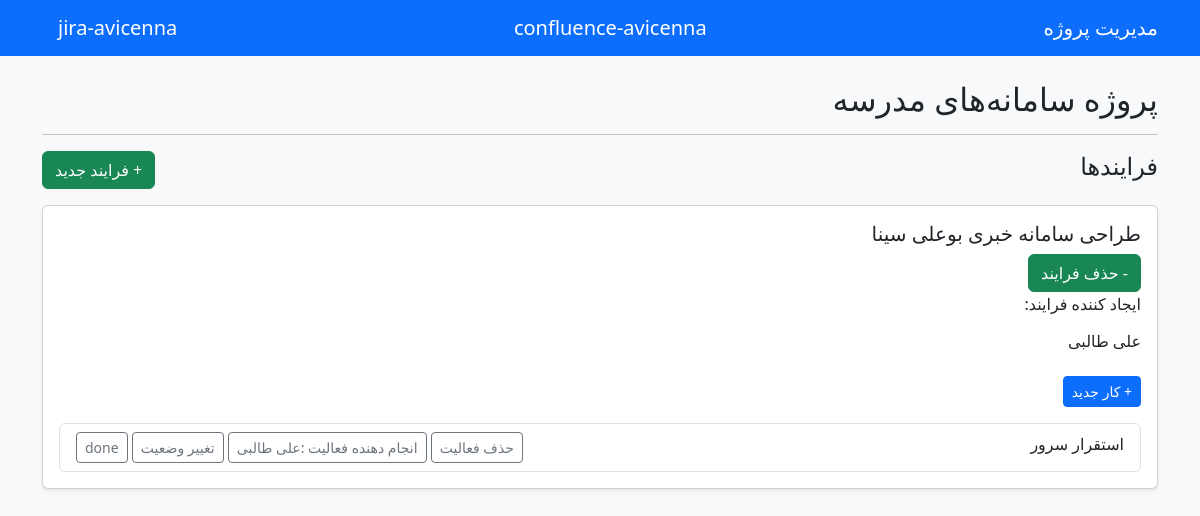
Screenshot of /project_detail/1/ with the database file from the repository.
### project/models.py (models this page shows, shortened)
class Detail_Project(models.Model):
    name_project = models.CharField(verbose_name="نام پروژه",max_length=100)
    class Meta:
        db_table = "Detail_Project"
        verbose_name_plural = "پروژه ها"

### process/models.py (models this page shows, shortened)
class Detail_Process(models.Model):
    name_project = models.ForeignKey(Detail_Project,verbose_name="پروژه مرجع",on_delete=models.PROTECT,null=True,related_name="processes")
    name_process = models.CharField(verbose_name="نام فرایند", max_length=100)
    creator = models.ForeignKey(Member,verbose_name="ایجاد کننده فعالیت",on_delete=models.PROTECT)
    time_created = models.DateTimeField(verbose_name="زمان ایجاد فعالیت",auto_now_add=True)
    time_update  = models.DateTimeField(verbose_name="به روزرسانی فرایند" , auto_now=True)
    class Meta:
        db_table = "Detail_Process"
        verbose_name_plural = "توضیحات فرایندها"

class Execute_Process(models.Model):
    SUMMARY_LEVEL = (
        ('idea', 'در حل ایده'),
        ('starting', 'در حال شروع'),
        ('checking','در حال بررسی'),
        ('done','اتمام')
    )
    worker_of_work = models.ForeignKey(Member,verbose_name="انجام دهنده فعالیت در این فرایند ",on_delete=models.PROTECT)
    name_of_work = models.CharField(verbose_name="نام عمل اقدام شده" , max_length=100)
    process_of_work = models.ForeignKey('Detail_Process',verbose_name="فرایند مرجع",on_delete=models.PROTECT,related_name="executes")
    description_work = models.TextField(verbose_name="متن توضیحات")
    document1_work = models.FileField(verbose_name="سند3 ایجاد شده در این بخش اجرایی" , null=True,blank=True)
    document2_work = models.FileField(verbose_name="سند2 ایجاد شده در این بخش اجرایی" , null=True,blank=True)
    document3_work = models.FileField(verbose_name="سند3 ایجاد شده در این بخش اجرایی" , null=True,blank=True)
    time_created = models.DateTimeField(verbose_name="زمان ایجاد اقدام",auto_now_add=True)
    time_update  = models.DateTimeField(verbose_name="به روزرسانی  زمان اقدام" , auto_now=True)
    result_work = models.TextField(verbose_name="نتیجه این عمل صورت گرفته" )
    result_work_summary = models.CharField(verbose_name="خلاصه تک کلمه ای",max_length=20,choices=SUMMARY_LEVEL,default='idea',null=True)
    class Meta:
        db_table = "Execute_Process"
        verbose_name_plural = "ریز اقدامات فرایند ها"

### team/models.py (models this page shows)
class Member(models.Model):
    name_member = models.CharField(verbose_name="نام و نام خانوادگی" , max_length=100)
    picture = models.FileField(null=True,blank=True)
    def __str__(self):
        return self.name_member
    class Meta:
        db_table = "Member"
        verbose_name_plural = 'اعضای تیم'

### project/views.py (the view)
# urls.py: path('project_detail/<int:id>/',Project_View_Detail.as_view(),name="project_detail"),
class Project_View_Detail(View):
    def get(self,request,id):
        self.project=Detail_Project.objects.get(id=id)
        context = {'project':self.project}
        return render(request,'project_detail.html',context)

### templates/project_detail.html (shortened to what this page needs)
{% extends 'base.html' %}
{% block content %}
<h2>{{project.name_project}} </h2>
<hr>
<div class="d-flex justify-content-between align-items-center mb-3">
    <h4>فرایندها</h4>
    <a href="{% url 'process:create_process' project.id %}" class="btn btn-success">+ فرایند جدید</a>
</div>
{% for process in project.processes.all %}
<div class="card mb-3 shadow-sm">
    <div class="card-body">
        <h5>{{ process.name_process }}</h5>
        <a href="{% url 'process:delete_process' process.id %}" class="btn btn-success">- حذف فرایند</a>
        <p>
            ایجاد کننده فرایند: <h6>{{ process.creator }}</h6>
        </p>
        <a href="{% url 'process:create_executer' project.id process.id %}" class="btn btn-sm btn-primary mt-2">+ کار جدید</a>
        <ul class="list-group mt-3">
            {% for execute in process.executes.all %}
            <li class="list-group-item d-flex justify-content-between">
                <span>
                    {{ execute.name_of_work }}
                </span>
                <div>
                    <a href="{% url 'process:delete_executer'  execute.id  %}" class="btn btn-sm btn-outline-secondary"> حذف فعالیت    </a>
                    <a href="#" class="btn btn-sm btn-outline-secondary"> انجام دهنده فعالیت :{{execute.worker_of_work}} </a>
                    <a href="{% url 'process:update_exec' execute.id %}" class="btn btn-sm btn-outline-secondary">تغییر وضعیت</a>
                    <a href="#" class="btn btn-sm btn-outline-secondary">
                        {{execute.result_work_summary}}
                    </a>
                </div>
            </li>
            {% empty %}
            <li class="list-group-item">هیچ کاری ثبت نشده.</li>
            {% endfor %}
        </ul>
    </div>
</div>
{% endfor %}
{% endblock %}

### rows the page displays
Detail_Project: name_project "پروژه سامانه‌های مدرسه"
Detail_Process: name_process "طراحی سامانه خبری بوعلی سینا", creator "علی طالبی"
Execute_Process: name_of_work "استقرار سرور", worker_of_work "علی طالبی", result_work_summary "done"
